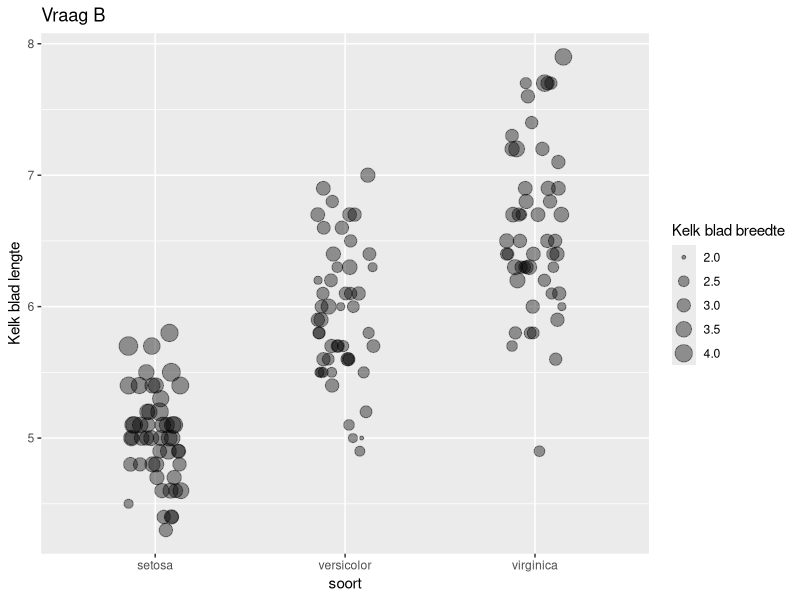

Generate this figure with R:
library(tidyverse)

data("iris")
str(iris)

# Vraag B
ggplot(iris, aes(Species, Sepal.Length, size = Sepal.Width)) +
  geom_point(alpha = 0.4, position = position_jitterdodge(jitter.width = 0.3, 
                                                          dodge.width = 0.3)) +
  labs(title = "Vraag B", x = "soort", y = "Kelk blad lengte",
       size = "Kelk blad breedte") +
  theme()